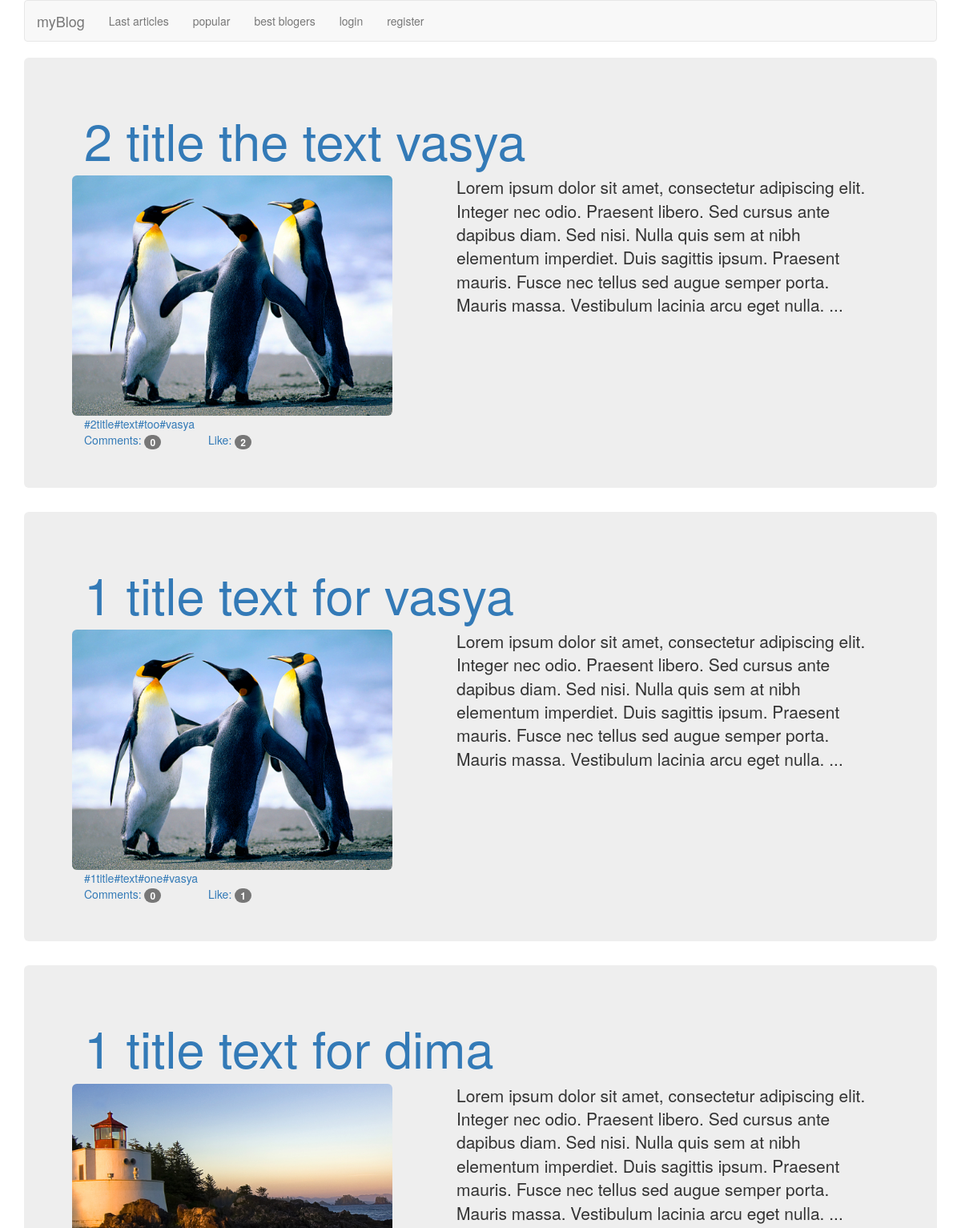
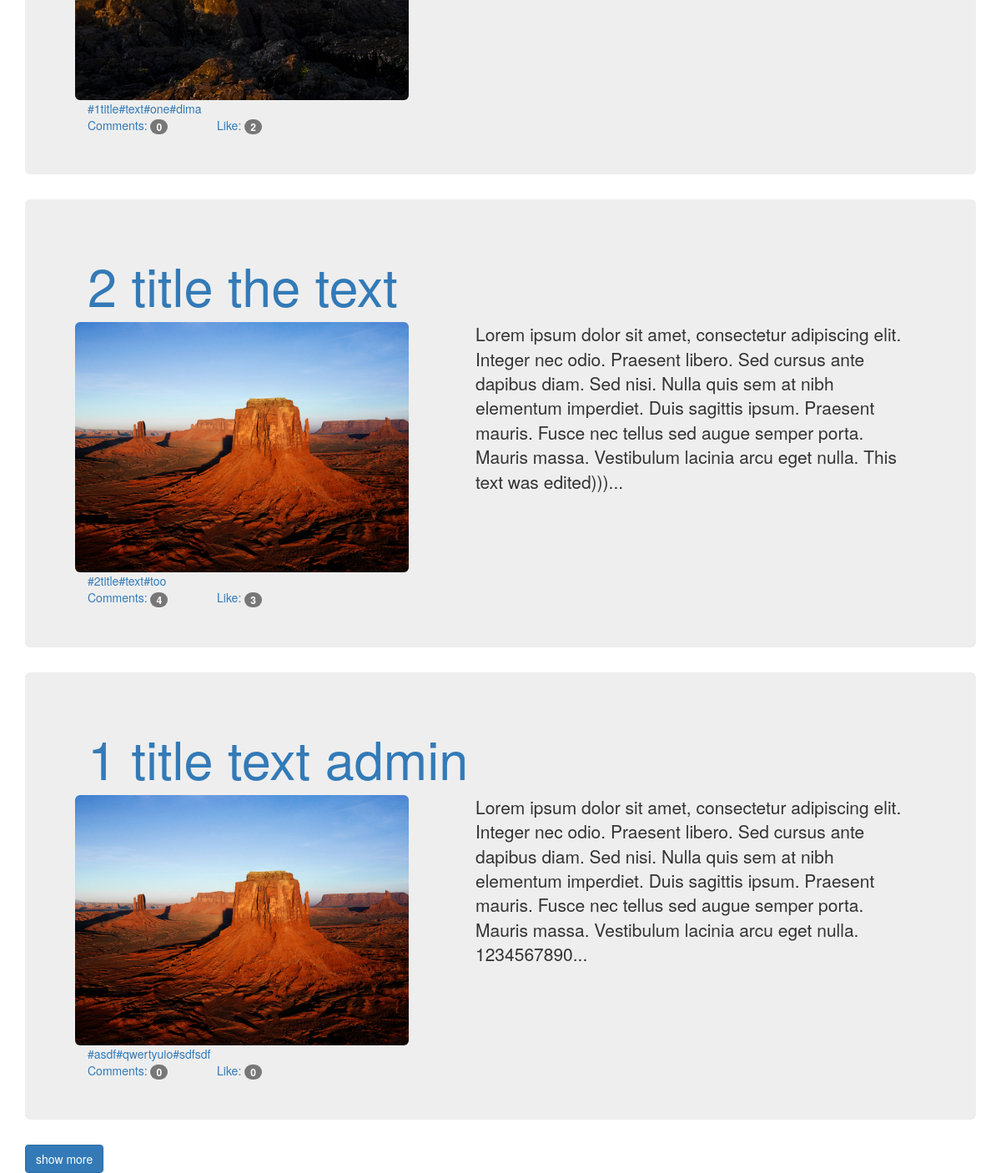
The page / on the database its author committed (2 pictures, top to bottom).
### tables this page shows
CREATE TABLE IF NOT EXISTS `posts` (
  `id` int(11) NOT NULL AUTO_INCREMENT,
  `id_user` varchar(32) NOT NULL,
  `date` date NOT NULL,
  `title` varchar(64) NOT NULL,
  `image` varchar(255) NOT NULL,
  `text` text NOT NULL,
  PRIMARY KEY (`id`),
  KEY `id_user` (`id_user`)
);

CREATE TABLE IF NOT EXISTS `heshtegs` (
  `id` int(11) NOT NULL AUTO_INCREMENT,
  `id_post` int(11) NOT NULL,
  `heshTegs` varchar(255) NOT NULL,
  PRIMARY KEY (`id`)
);

### index.php (the view, shortened to what this page needs)
<!DOCTYPE html>
<html lang="ru">
  <head>
    <link href="css/bootstrap.min.css" rel="stylesheet">
  </head>
  <body>
  <div class='container'>
	<?php
	if($_SESSION['login']){
		include"authorizedUser.php";
	}else{
		if($_COOKIE['login']){
		include"authorizedUser.php";
		}else{
		include"guest.php";
		}
	}
	?>
	</div>
    <div class='container'>
		<div id='container'>
			<?php
			include"connect.php";
			$sql = $db ->query("SELECT * FROM `posts` ORDER BY id DESC LIMIT 5");
			while($result = $sql->fetch()){
				$newsData[] = $result;
			}
			foreach($newsData as $oneNews):
			$oneNews['text']=substr($oneNews['text'],0,540).'...';
				?>
				<div class='jumbotron'>
					<a href="/myBlog/article.php?id=<?=$oneNews['id'];?>">
						<div class='container'>
							<h1><?=$oneNews['title'];?></h1>
						</div>
					</a>
					<div class='row col-md-6'>
						<img src = '<?=$oneNews['image'];?>' class='img-rounded' style="width:400px;height:300px;">
					</div>
					<div class='container'>
						<p class='lead'><?=$oneNews['text'];?></p>
					</div>
					<div class='container'>
					<?php
					$sql= $db-> query("SELECT `heshTegs` FROM `heshtegs` WHERE `id_post`='{$oneNews['id']}'");
					$heshTags = $sql->fetchAll();
					foreach($heshTags as $hesh){
						echo "<a href='/myBlog/heshTags.php?id={$hesh['heshTegs']}'>#{$hesh['heshTegs']}</a>";
					}
					?>
					</div>
					<div class='container col-md-2'>
					<?php
					$sql = $db->query("SELECT count(c.id) as id FROM comments c INNER JOIN posts p ON p.id = c.id_post WHERE c.id_post = '{$oneNews['id']}'");
					$allC = $sql->fetch();
					echo "<a>Comments: <span class='badge'>".$allC['id']."</span></a>";
					?>
					</div>
					<div class='container'>
					<?php
					$sql = $db->query("SELECT count(l.id) as id FROM posts p INNER JOIN `like` l ON p.id = l.id_post WHERE l.id_post = '{$oneNews['id']}'");
					$allC = $sql->fetch();
					echo "<a>Like: <span class='badge'>".$allC['id']."</span></a>";
					?>
					</div>
				</div>
			<?php endforeach; ?>
		</div>
		<input id="show_more" count_show="5" count_add="5" type="button" value="show more" class='btn btn-primary' >
	</div>
  </body>
</html>

### rows shown on the page
posts: title "2 title the text vasya", image (picture), text "Lorem ipsum dolor sit amet, consectetur adipiscing elit. Integer nec odio. Praesent libero. Sed cursus ante dapibus diam. Sed nisi. Nulla quis sem at nibh elementum imperdiet. Duis sagittis ipsum. Praesent mauris. Fusce nec tellus sed augue semper porta. Mauris massa. Vestibulum lacinia arcu eget nulla. ...", id "0", id "2"
heshtegs: heshTegs "2title"
heshtegs: heshTegs "text"
heshtegs: heshTegs "too"
heshtegs: heshTegs "vasya"
posts: title "1 title text for vasya", image (picture), text "Lorem ipsum dolor sit amet, consectetur adipiscing elit. Integer nec odio. Praesent libero. Sed cursus ante dapibus diam. Sed nisi. Nulla quis sem at nibh elementum imperdiet. Duis sagittis ipsum. Praesent mauris. Fusce nec tellus sed augue semper porta. Mauris massa. Vestibulum lacinia arcu eget nulla. ...", id "0", id "1"
heshtegs: heshTegs "1title"
heshtegs: heshTegs "one"
posts: title "1 title text for dima", image (picture), text "Lorem ipsum dolor sit amet, consectetur adipiscing elit. Integer nec odio. Praesent libero. Sed cursus ante dapibus diam. Sed nisi. Nulla quis sem at nibh elementum imperdiet. Duis sagittis ipsum. Praesent mauris. Fusce nec tellus sed augue semper porta. Mauris massa. Vestibulum lacinia arcu eget nulla. ...", id "0", id "2"
heshtegs: heshTegs "dima"
posts: title "2 title the text", image (picture), text "Lorem ipsum dolor sit amet, consectetur adipiscing elit. Integer nec odio. Praesent libero. Sed cursus ante dapibus diam. Sed nisi. Nulla quis sem at nibh elementum imperdiet. Duis sagittis ipsum. Praesent mauris. Fusce nec tellus sed augue semper porta. Mauris massa. Vestibulum lacinia arcu eget nulla. This text was edited)))...", id "4", id "3"
posts: title "1 title text admin", image (picture), text "Lorem ipsum dolor sit amet, consectetur adipiscing elit. Integer nec odio. Praesent libero. Sed cursus ante dapibus diam. Sed nisi. Nulla quis sem at nibh elementum imperdiet. Duis sagittis ipsum. Praesent mauris. Fusce nec tellus sed augue semper porta. Mauris massa. Vestibulum lacinia arcu eget nulla. 1234567890...", id "0"
heshtegs: heshTegs "asdf"
heshtegs: heshTegs "qwertyuio"
heshtegs: heshTegs "sdfsdf"
